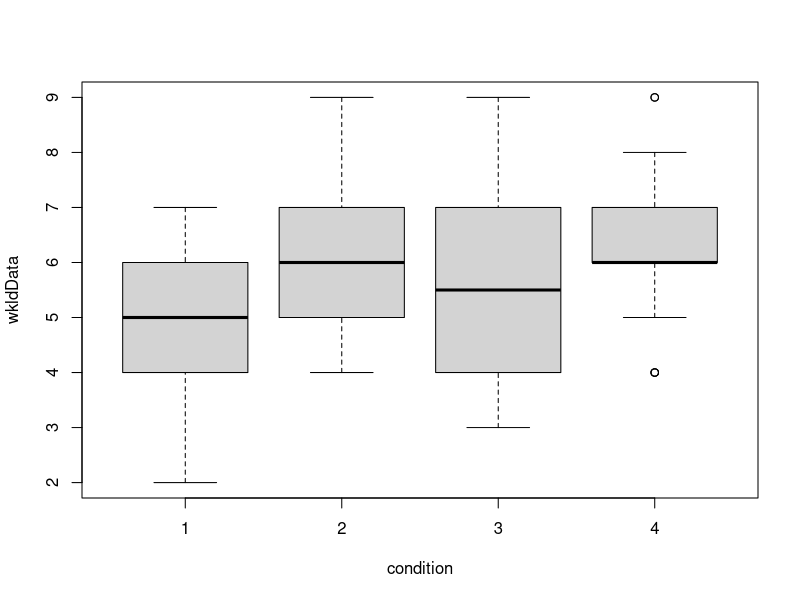
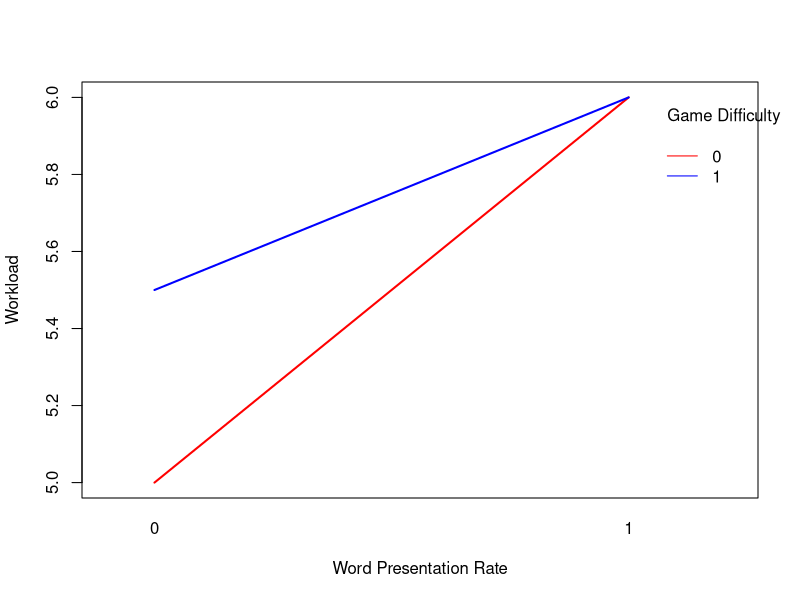
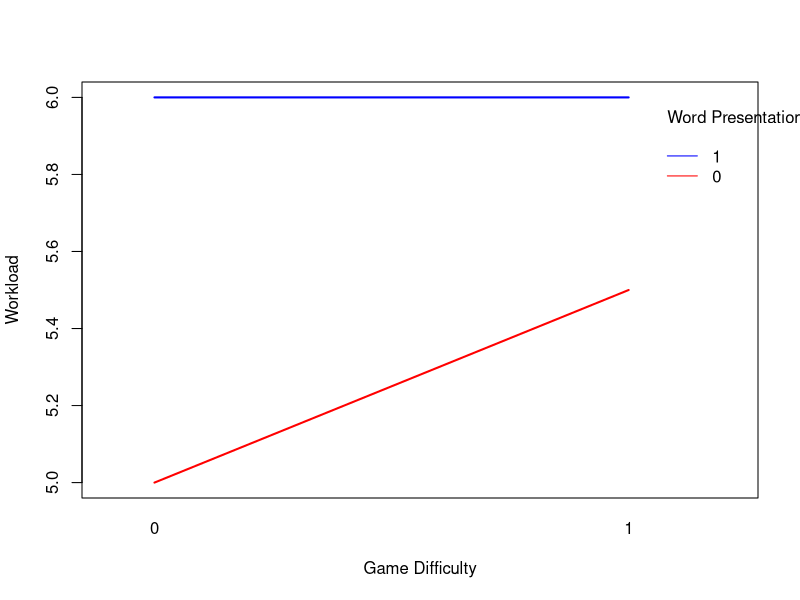
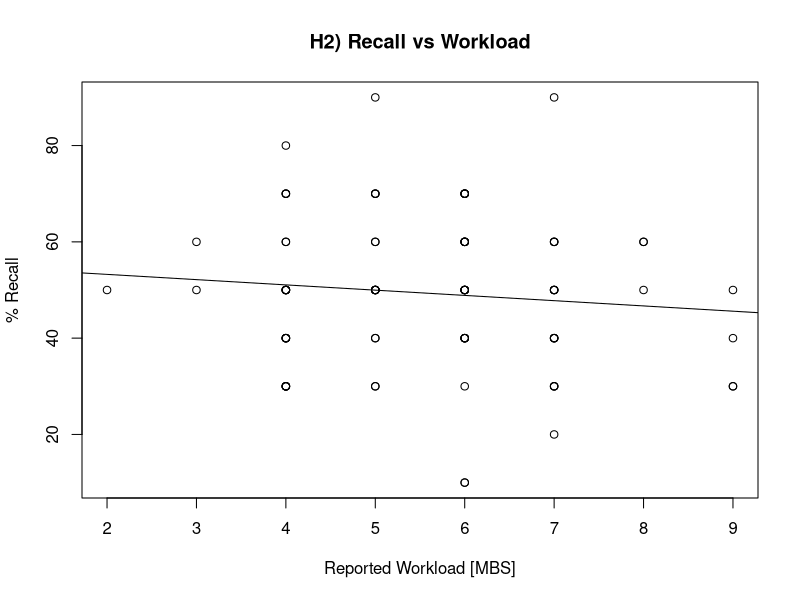
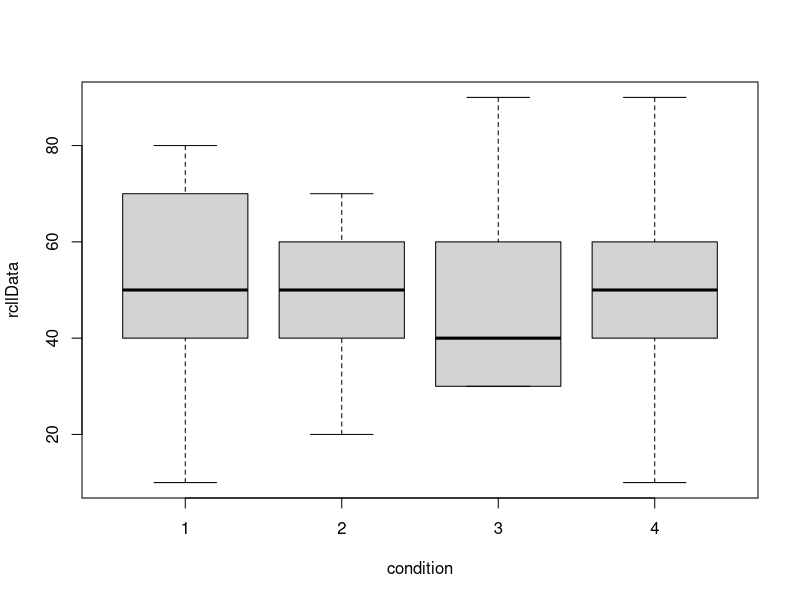
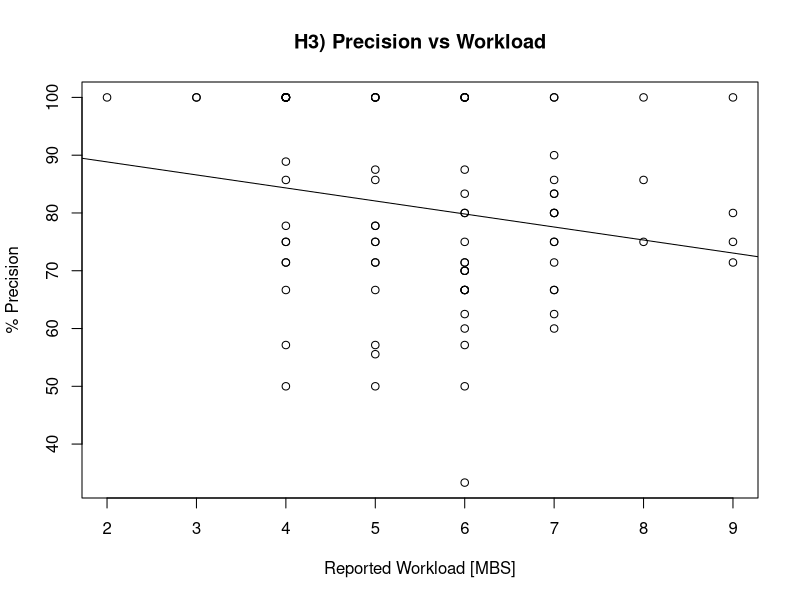
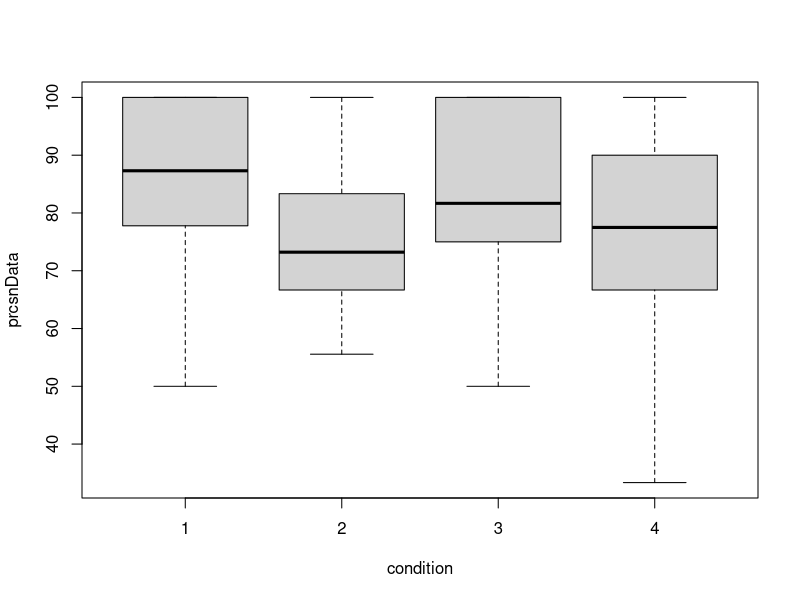
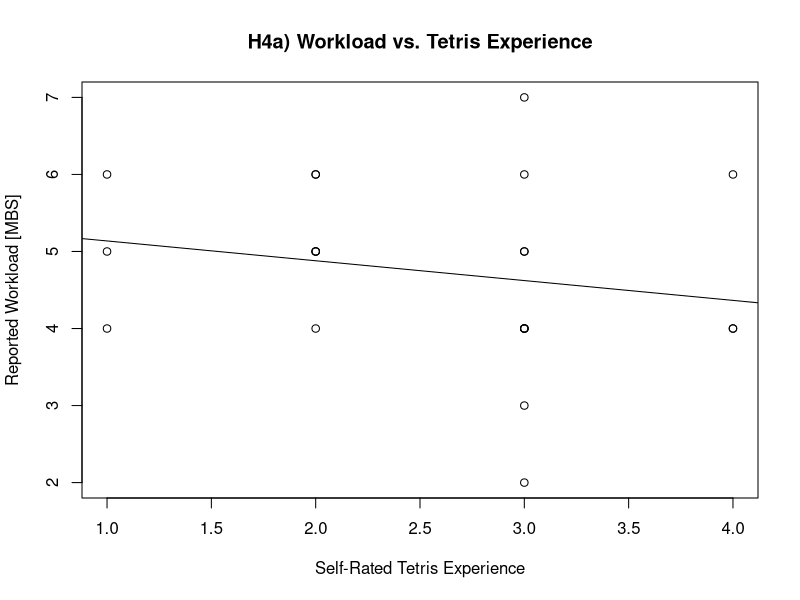

Recreate these plots in R, in order.
# import data
data1 <- read.csv("processedData2.csv")
nSubs = length(data1$Timestamp);

# ANOVA Table for H1!

# h1: Still to Do!
# alpha = slow/easy
# beta = fast/easy
# gamma = slow/hard
# delta = fast/hard
wkldData = c(data1$WorkloadA, data1$WorkloadB, data1$WorkloadC, data1$WorkloadD)
tetrisDiff = c(rep(0,nSubs),rep(0,nSubs),rep(1,nSubs),rep(1,nSubs))
wordSpd = c(rep(0,nSubs),rep(1,nSubs),rep(0,nSubs),rep(1,nSubs))
condition = c(rep(1,nSubs),rep(2,nSubs),rep(3,nSubs),rep(4,nSubs))
h1 = aov(wkldData~tetrisDiff+wordSpd+tetrisDiff:wordSpd)
summary(h1)
h1a = aov(wkldData~tetrisDiff+wordSpd)
summary(h1a)

boxplot(wkldData~condition)

interaction.plot(x.factor = wordSpd, trace.factor = tetrisDiff, response = wkldData, fun = median,   ylab = "Workload",
                 xlab = "Word Presentation Rate",
                 col = c("red", "blue"),
                 lty = 1, #line type
                 lwd = 2, #line width
                 trace.label = "Game Difficulty")

interaction.plot(x.factor = tetrisDiff, trace.factor = wordSpd, response = wkldData, fun = median,   ylab = "Workload",
                 xlab = "Game Difficulty",
                 col = c("red", "blue"),
                 lty = 1, #line type
                 lwd = 2, #line width
                 trace.label = "Word Presentation Rate")

# h2: workload vs recall linear regression --> not sure this is really allowed w rep measures
rcllData = 100*c(data1$recallA, data1$recallB, data1$recallC, data1$recallD)
wkldData = c(data1$WorkloadA, data1$WorkloadB, data1$WorkloadC, data1$WorkloadD)
h2 = lm(rcllData~wkldData)
plot(wkldData,rcllData, main="H2) Recall vs Workload",
     xlab="Reported Workload [MBS]", ylab="% Recall")
abline(h2)
boxplot(rcllData~condition)


# h3: workload vs precision linear regression
# should be ANOVA instead
prcsnData = 100*c(data1$precisionA, data1$precisionB, data1$precisionC, data1$precisionD)
h3 = lm(prcsnData~wkldData)
plot(wkldData,prcsnData, main="H3) Precision vs Workload",
     xlab="Reported Workload [MBS]", ylab="% Precision")
abline(h3)
boxplot(prcsnData~condition)

# h4: tetris experience vs workload
wkldDataAvg = integer(nSubs)
for (i in 1:nSubs) {
  wkldDataAvg[i] = mean(data1$WorkloadA[i], data1$WorkloadB[i], data1$WorkloadC[i], data1$WorkloadD[i])
}
r4 = cor(wkldDataAvg,data1$TetrisXP)
h4 = lm(wkldDataAvg~data1$TetrisXP)
plot(data1$TetrisXP,wkldDataAvg, main="H4a) Workload vs. Tetris Experience",
     xlab="Self-Rated Tetris Experience", ylab="Reported Workload [MBS]")
abline(h4)

# h4a: high workload experience vs workload
r4a = cor(wkldDataAvg,data1$TetrisXP)
h4a = lm(wkldDataAvg~data1$TetrisXP)
plot(data1$WorkloadXP,wkldDataAvg, main="H4b) Workload vs. High-Workload Experience",
     xlab="Self-Rated High-Workload Experience", ylab="Reported Workload [MBS]")
abline(h4a)

# h5: game scores and recall % --> also not sure these two are entirely legal
scoreData = c(data1$ScoreA, data1$ScoreB, data1$ScoreC, data1$ScoreD)
r5 = cor(scoreData,rcllData)
h5 = lm(rcllData~scoreData)
plot(scoreData,rcllData, main="H5a) Game Score vs. % Recall",
     xlab="Game Score", ylab="% Recall")
abline(h5)

# h5: game scores and recall % --> also not sure these two are entirely legal
# plot separate for each trial
scoreData = c(data1$ScoreA, data1$ScoreB, data1$ScoreC, data1$ScoreD)
r5 = cor(scoreData,rcllData)
h5 = lm(rcllData~scoreData)
plot(scoreData,rcllData, main="H5a) Game Score vs. % Recall",
     xlab="Game Score", ylab="% Recall")
abline(h5)

# h5a: game scores and recall % 
r5a = cor(scoreData,prcsnData)
h5a = lm(prcsnData~scoreData)
plot(scoreData,prcsnData, main="H5b) Game Score vs. % Precision",
     xlab="Game Score", ylab="% Precision")
abline(h5a)



# h6: still to do.

# precision vs recall
plot(prcsnData,rcllData)
h0 = lm(rcllData~prcsnData)
abline(h0)